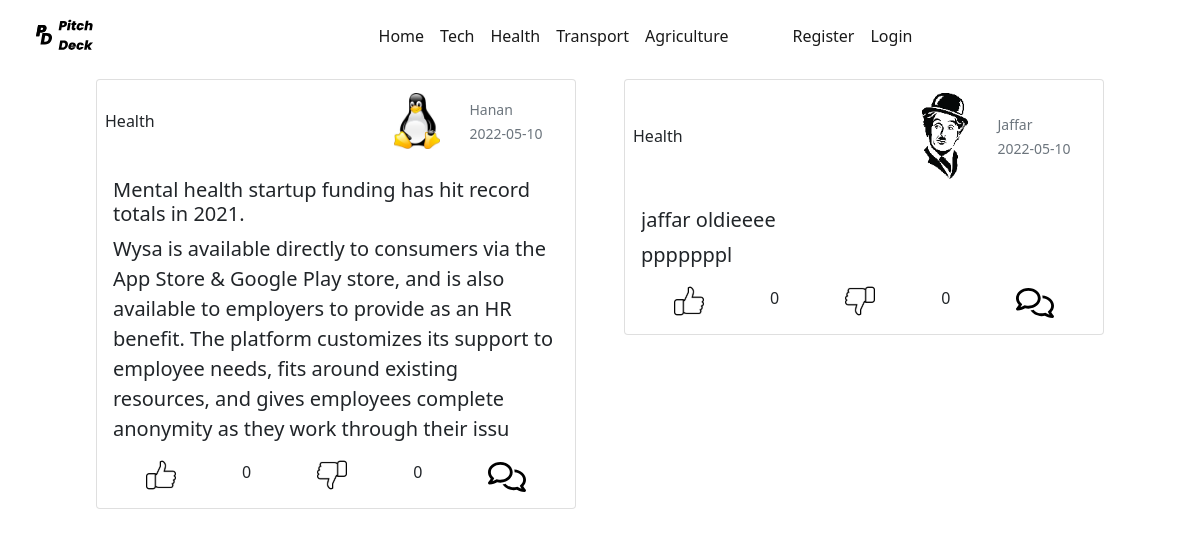
Screenshot of /categories/Health with the database file from the repository.
### app/models.py (models this page shows, shortened)
class Pitch(db.Model):
    id = db.Column(db.Integer, primary_key=True)
    title = db.Column(db.String, nullable=False)
    content = db.Column(db.String, nullable=False)
    likes= db.Column(db.Integer, nullable=False,default=0)
    dislikes= db.Column(db.Integer, nullable=False,default=0)
    comments= db.Column(db.String, default='')
    category= db.Column(db.String,nullable=False)
    date_created = db.Column(db.Date, nullable=False, default=datetime.utcnow)
    user_id = db.Column(db.Integer, db.ForeignKey('user.id'), nullable=False)

class User(db.Model, UserMixin):
    id = db.Column(db.Integer, primary_key=True)
    username = db.Column(db.String, nullable=False, unique=True)
    email = db.Column(db.String, nullable=False, unique=True)
    password = db.Column(db.String, nullable=False)
    profile = db.Column(db.String, nullable=False, default='anon.png')
    pitches = db.relationship('Pitch', backref='author', lazy=True)
    otp = db.relationship('Otp', backref='user', lazy=True)

### app/routes.py (the view)
@app.route('/categories/<category>')
def categories(category):
    pitches = Pitch.query.filter_by(category=category)
    return render_template('categories.html', pitches=pitches)

### app/templates/categories.html (shortened to what this page needs)
{% extends 'layout.html' %}
{% block body %}
<div class="container-fluid d-flex flex-wrap flex-row justify-content-center">
    {% for pitch in pitches %}
        <div class="pitches card my-2 mx-4">
              <div class="row  p-2">
                  <div class="col-md-7 mx-auto mt-auto mb-auto">
                   <p class="d-inline">{{pitch.category}}</p>
                  </div>
                <div class="col-md-2">
                    <img src="{{url_for('static', filename='/profiles/'+pitch.author.profile)}}" class="img-thumbnail img-fluid border border-white" alt="Profile picture" >
                </div>
                <div class="col-md-3 mx-auto mt-auto mb-auto text-muted">
                    <small>{{pitch.author.username}}</small>
                    <br>
                    <small>{{pitch.date_created}}</small>
                </div>
              </div>
            <div class="card-body">
              <h5 class="card-title">{{pitch.title}}</h5>
              <p class="card-text lead">{{pitch.content}}</p>
              <div class="d-flex justify-content-around">
                <a href="{{url_for('likes',pitchid=pitch.id)}}"><img src="{{url_for('static',filename='/assets/like.svg')}}" alt=""></a>{{pitch.likes}}
                <a href="{{url_for('dislikes',pitchid=pitch.id)}}"><img src="{{url_for('static',filename='/assets/unlike.svg')}}"  alt=""></a>{{pitch.dislikes}}
                <a  data-bs-toggle="collapse" href="#comments{{pitch.id}}" class="lead text-decoration-none">
                  <img src="{{url_for('static',filename='/assets/comment.svg')}}" height="30" alt="">
                </a>
              </div>
              </div>
          </div>
      {% endfor %}
</div>
{% endblock %}

### app/static/main.css (style rules this page uses)
* { overflow-x: hidden; }
.pitches { width:40vw; height: max-content; }

### rows the page displays
Pitch: category "Health", profile (picture), author.username "Hanan", date_created "2022-05-10", title "Mental health startup funding has hit record totals in 2021.", content "Wysa is available directly to consumers via the App Store & Google Play store, and is also available to employers to provide as an HR benefit. The platform customizes its support to employee needs, fits around existing resources, and gives employees complete anonymity as they work through their issu", likes "0", dislikes "0"
Pitch: category "Health", profile (picture), author.username "Jaffar", date_created "2022-05-10", title "jaffar oldieeee", content "pppppppl", likes "0", dislikes "0"
